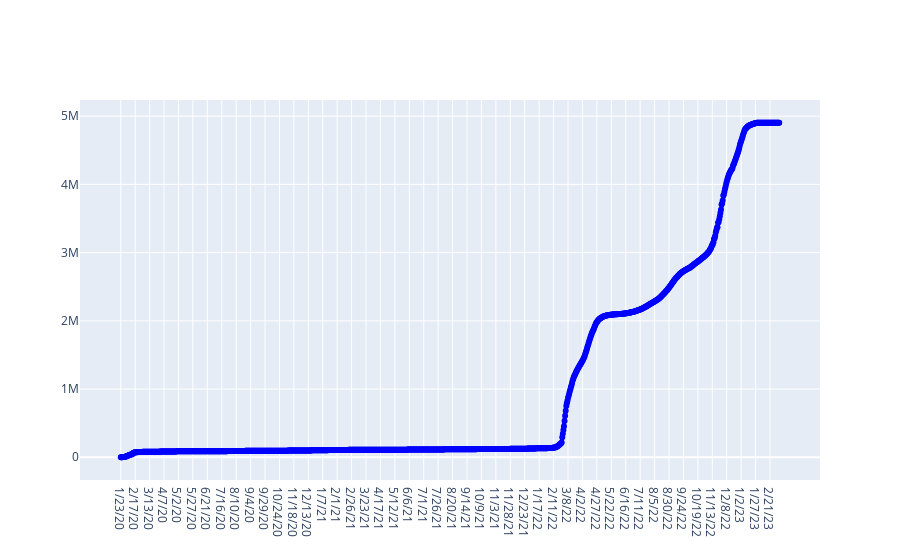
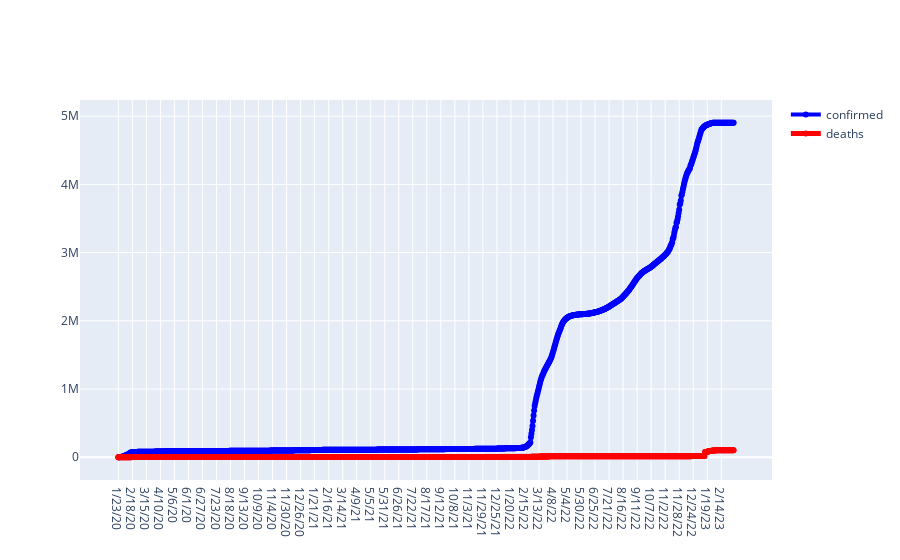

These figures' notebook cell, in order:
### Code cell
def plot_cases_for_country(country):
    labels = ['confirmed', 'deaths']
    colors = ['blue', 'red']
    mode_size = [6,8]
    line_size = [4,5]

    df_list = [confirmed_df, death_df]

    fig = go.Figure()

    for i, df in enumerate(df_list):
        if country == 'World' or country == 'world':
            x_data = np.array(list(df.iloc[:, 5:].columns))
            y_data = np.sum(np.asarray(df.iloc[:, 5:]), axis = 0)

        else:
            x_data = np.array(list(df.iloc[:, 5:]))
            y_data = np.sum(np.asarray(df[df['country']==country].iloc[:,5:]), axis=0)

        fig.add_trace(go.Scatter(x=x_data, y=y_data, mode='lines+markers',
                                name = labels[i],
                                line = dict(color=colors[i], width=line_size[i]),
                                connectgaps=True,
                                text = "Total" + str(labels[i]) + ": "+ str(y_data[-1])

                                ))
        fig.show()
plot_cases_for_country('China')

interact(plot_cases_for_country, country='World')

### Figure 1 — Plotly figure (JSON) as saved in the notebook; plotly's stock layout.template omitted (floating-point values rounded to 4 significant figures; data arrays with more than 128 entries replaced by an {"elided": "..."} marker saying what was removed)
{"data": [{"connectgaps": true, "line": {"color": "blue", "width": 4}, "mode": "lines+markers", "name": "confirmed", "text": "Totalconfirmed: 4903524", "type": "scatter", "x": {"elided": "1142 str values"}, "y": {"elided": "1142 int values"}}], "layout": {}}

### Figure 2 — Plotly figure (JSON) as saved in the notebook; plotly's stock layout.template omitted (floating-point values rounded to 4 significant figures; data arrays with more than 128 entries replaced by an {"elided": "..."} marker saying what was removed)
{"data": [{"connectgaps": true, "line": {"color": "blue", "width": 4}, "mode": "lines+markers", "name": "confirmed", "text": "Totalconfirmed: 4903524", "type": "scatter", "x": {"elided": "1142 str values"}, "y": {"elided": "1142 int values"}}, {"connectgaps": true, "line": {"color": "red", "width": 5}, "mode": "lines+markers", "name": "deaths", "text": "Totaldeaths: 101056", "type": "scatter", "x": {"elided": "1142 str values"}, "y": {"elided": "1142 int values"}}], "layout": {}}
